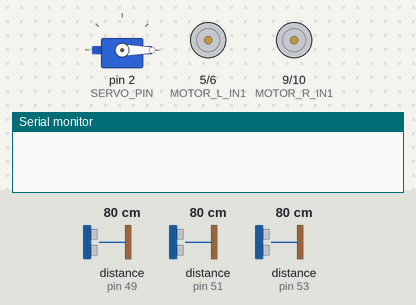
The sketch below on a simulated Arduino Uno, built with avr-gcc and run on an emulated ATmega328P. Parts: servo, motor-driver pin pairs drawn as motors (green arrow = first pin HIGH = forward, orange = second pin HIGH = backward, longer = more drive), the last lines printed to the serial monitor. Inputs (shaded band) come from the test bench; at power-on: distance to the obstacle (sensors on pin 49, pin 51, pin 53) 80 cm.

Above: at 1.1 s.
At 2.4 s:
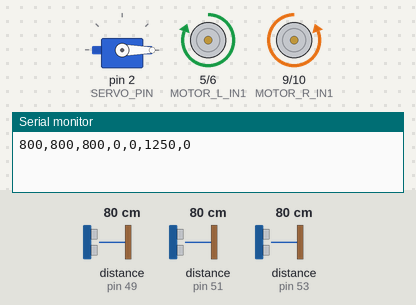
At 3.5 s:
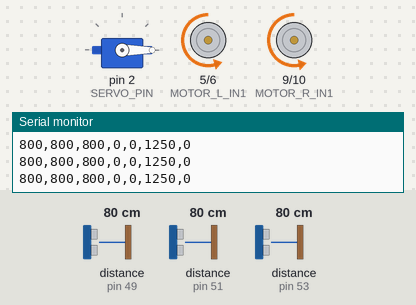
At 4.7 s:
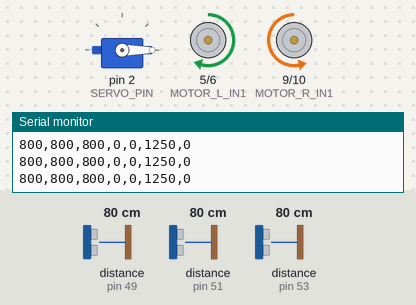
At 6.17 s:
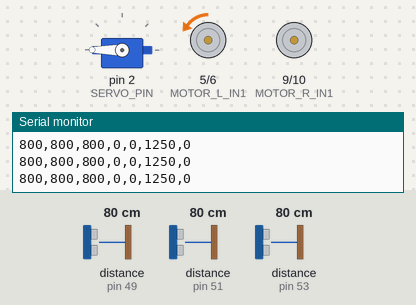
At 7.8 s:
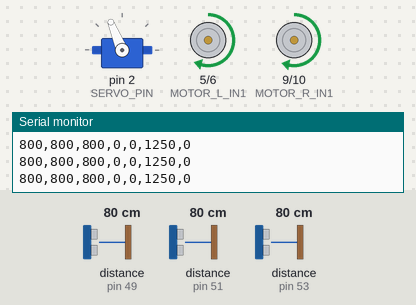
Timing chart, 0 to 9.3 s (numbered marks = the images above):
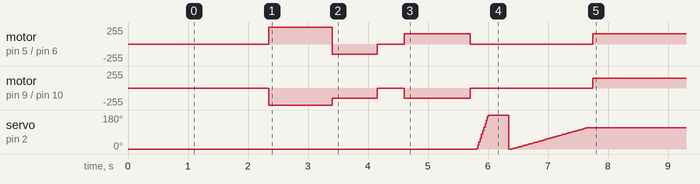

Measured:
- by itself, motor on pin 9 (MOTOR_R_IN1) / pin 10 (MOTOR_R_IN2): stopped → backward 255/255 at 2.3 s, → backward 150/255 1.1 s later, → stopped 0.75 s later, → backward 150/255 0.45 s later, … (6 changes in this stretch)
- by itself, motor on pin 5 (MOTOR_L_IN1) / pin 6 (MOTOR_L_IN2): stopped → forward 255/255 at 2.3 s, → backward 155/255 1.1 s later, → backward 5/255 0.75 s later, → forward 155/255 0.45 s later, … (6 changes in this stretch)

The sketch:

Blue.ino
```cpp
#include <VL53L0X.h>
#include <ServoTimer2.h>
#include <Wire.h>

#define DEBUG

// 停止までの時間
#define BALL_GET_TIME 1800
#define ARM_DOWN_TIME 1800
#define BALL_RELEASE_TIME 1500

// 旋回時間
#define TURN_TIME 1100 // ms

// 回転位置までの後退時間
#define BACK_TIME 750 // ms

// 後方安全距離
#define BACK_SAFTY_DISTANCE 300 // mm

// PDを無視する距離(ToFの和の閾値)
#define IGNORE_LENGTH 440 // mm

// 直進用PIDゲイン
#define KP_NUM 3
#define KP_DEN 10
#define KD_NUM 2
#define KD_DEN 20
#define KS_NUM 7
#define KS_DEN 3
#define ROAD_WIDTH 350

// 各種ピン
#define MOTOR_L_IN1 5
#define MOTOR_L_IN2 6
#define MOTOR_R_IN1 9
#define MOTOR_R_IN2 10

#define SERVO_PIN 2
#define BUTTON_PIN 4

#define TOF_BACK_XSHUT 11
#define TOF_LEFT_XSHUT 8
#define TOF_RIGHT_XSHUT 7

// アームサーボ位置
#define ARM_UP_POS 544
#define ARM_DOWN_POS 1700
#define ARM_RELEASE_POS 1900
#define ARM_MOVE_SPEED 1 // ms/puls

// TOFADDRESS
#define TOF_BACK_ADDR 0x31
#define TOF_LEFT_ADDR 0x33
#define TOF_RIGHT_ADDR 0x35

ServoTimer2 servo;
VL53L0X back_senser, left, right;

// メインルーチン用
void back();
void rightTurn();
void goToBall();
void downArm();
void getBall();
void goToSouko();
void releaseBall();

// 内部関数
void setMotorPulse(int left, int right);
void blink(int n);
void PD(int v);
void PDreset();
void PDdebug(int l, int r, int b, int e, int ediff, int w, int f);

// PD制御用グローバル変数
int l, r, b;
int f_b_diff;
int e, ePrev, w;
int f, x;
double eDiff;
unsigned int t, prevTime;

void setup()
{
  Serial.begin(115200);
  Wire.begin();
  // servo.attach(SERVO_PIN, 544, 2400);
  pinMode(TOF_BACK_XSHUT, OUTPUT);
  pinMode(TOF_LEFT_XSHUT, OUTPUT);
  pinMode(TOF_RIGHT_XSHUT, OUTPUT);

  // ToF
  //電源オフ
  digitalWrite(TOF_BACK_XSHUT, LOW);
  digitalWrite(TOF_LEFT_XSHUT, LOW);
  digitalWrite(TOF_RIGHT_XSHUT, LOW);
  delay(100);
  // アドレス変更&計測開始
  // BACK
  pinMode(TOF_BACK_XSHUT, INPUT);
  delay(50);
  while (!back_senser.init())
  {
    Serial.write("BACK INIT ERROR!");
    blink(3);
  }
  back_senser.setTimeout(500);
  back_senser.startContinuous();
  back_senser.setAddress(TOF_BACK_ADDR);
  // LEFT
  pinMode(TOF_LEFT_XSHUT, INPUT);
  delay(50);
  while (!left.init())
  {
    Serial.print("LEFT INIT ERROR!");
    blink(3);
  }

  left.setTimeout(500);
  left.startContinuous();
  left.setAddress(TOF_LEFT_ADDR);
  // RIGHT
  pinMode(TOF_RIGHT_XSHUT, INPUT);
  delay(50);
  while (!right.init())
  {
    Serial.print("RIGHT INIT ERROR!");
    blink(3);
  }
  right.setTimeout(500);
  right.startContinuous();
  right.setAddress(TOF_RIGHT_ADDR);

  blink(5);

  servo.attach(SERVO_PIN, 544, 2400);
  servo.write(544);
  delay(1000);
  servo.detach();
  // 開始ボタン
  // while (digitalRead(BUTTON_PIN))
  //   ;
  // テストブロック
}

void loop()
{
  // back();                    // 後ろに十分距離があることを確認しながら右折位置まで後退
  // rightTurn();               // 右折
  // servo.write(ARM_DOWN_POS); // アームを下す
  // goToBall();                // ボールを取る位置まで前進
  // getBall();                 // ボール取得動作
  // back();                    // 右折位置まで後退
  // rightTurn();               // 右折
  // goToSouko();               // 倉庫まで前進
  // releaseBall();             // ボール収納動作
  {
    back();
    rightTurn();
    downArm();
    goToBall();
    getBall();
    back();
    rightTurn();
    goToSouko();
    releaseBall();
  }
  // setMotorPulse(-180, -150);
}

void back()
{
  // 後ろにスペースがあることを確認

  blink(1);

  // PDを使いながら後退
  int v = -150;
  l = left.readRangeContinuousMillimeters();
  r = right.readRangeContinuousMillimeters();
  b = back_senser.readRangeContinuousMillimeters();
  PDreset();
  while (b < 250)
    PD(v);
  for (int i = 0; i < 10; i++)
    PD(v);
  blink(1);
  // 転回位置まで後退
  setMotorPulse(v, v);
  delay(BACK_TIME);
  setMotorPulse(0, 0);
}

void rightTurn()
{
  // 90度右旋回
  // 要調節
  blink(3);
  int v = 150;
  setMotorPulse(v, -v);
  delay(TURN_TIME);
  setMotorPulse(0, 0);
}

void goToBall()
{
  int v = 150; // 前進速度

  // 横壁検出まで直進
  setMotorPulse(v, v);
  do
  {
    l = left.readRangeContinuousMillimeters();
    r = right.readRangeContinuousMillimeters();
  } while (l + r > IGNORE_LENGTH);

  // 検出後PDで直進
  unsigned int startTime = millis();
  PDreset();
  while ((millis() - startTime) < ARM_DOWN_TIME)
    PD(v);
  setMotorPulse(0, 0); // 停止
  // downArm();
  //  startTime = millis();
  //  PDreset();
  //  while ((millis() - startTime) < ARM_DOWN_TIME)
  //    PD(v);
  //  setMotorPulse(0, 0); // 停止
}

void downArm()
{
  servo.attach(SERVO_PIN, 544, 2400);
  servo.write(ARM_UP_POS);
  delay(100);
  int i = servo.read();
  for (i; i < ARM_DOWN_POS; i++)
  {
    servo.write(i);
    delay(ARM_MOVE_SPEED);
  }
  delay(100);
  servo.detach();
}

void getBall()
{
  // アームを持ち上げる
  servo.attach(SERVO_PIN, 544, 2400);
  servo.write(ARM_DOWN_POS);
  delay(100);
  int i = servo.read();
  for (i; i > ARM_UP_POS; i--)
  {
    servo.write(i);
    delay(ARM_MOVE_SPEED);
  }
  delay(1000);
  servo.detach();
}

void goToSouko()
{
  int v = 150; // 前進速度

  // 横壁検出まで直進
  setMotorPulse(v, v);
  do
  {
    l = left.readRangeContinuousMillimeters();
    r = right.readRangeContinuousMillimeters();
  } while (l + r > IGNORE_LENGTH);

  // 交差点に入るまでPD
  PDreset();
  while (l + r < IGNORE_LENGTH)
    PD(v);

  // 交差点を抜け出すまで直進
  setMotorPulse(v, v);
  blink(1);
  do
  {
    l = left.readRangeContinuousMillimeters();
    r = right.readRangeContinuousMillimeters();
  } while (l + r > IGNORE_LENGTH);

  // リリース位置までPDで
  unsigned int startTime = millis();
  PDreset();
  while ((millis() - startTime) < BALL_RELEASE_TIME)
    PD(v);
  setMotorPulse(0, 0); // 停止
}

void releaseBall()
{
  blink(3);
  servo.attach(SERVO_PIN, 544, 2400);
  //アームを下す
  int i = servo.read();
  for (i; i <= ARM_RELEASE_POS; i++)
  {
    servo.write(i);
    delay(ARM_MOVE_SPEED);
  }
  //ちょっと待って
  delay(500);
  //アームを上げる
  servo.write(ARM_UP_POS);
  delay(1000);
  servo.detach();
}

void blink(int n) // LED点滅
{
  for (int i = 0; i < n; i++)
  {
    digitalWrite(LED_BUILTIN, HIGH);
    delay(50);
    digitalWrite(LED_BUILTIN, LOW);
    delay(100);
  }
}

void PDreset()
{
  ePrev = 0;
  prevTime = millis();
}

void PD(int v)
{
  t = millis();
  l = left.readRangeContinuousMillimeters();
  r = right.readRangeContinuousMillimeters();
  b = back_senser.readRangeContinuousMillimeters();
  e = r - l; // 右が離れれば正
  f = l + r - ROAD_WIDTH;
  f_b_diff = r - b;
  eDiff = (e - ePrev) * 1000.0 / (t - prevTime);
  w = (double)e * KP_NUM / KP_DEN + eDiff * KD_NUM / KD_DEN;
  x = f_b_diff * KS_NUM / KS_DEN;
  // 後ろが抜けたら
  if (b > 250)
    x = e / abs(e) * (l + r - ROAD_WIDTH) * KS_NUM / KS_DEN;
  int leftSpeed, rightSpeed;
  // wが正のとき右が遠い->左(の絶対値)を速くする
  if (v > 0)
  {
    leftSpeed = v + (w + x);
    rightSpeed = v - (w + x);
  }
  else
  {
    leftSpeed = v - (w - x);
    rightSpeed = v + (w - x);
  }
  setMotorPulse(leftSpeed, rightSpeed);
  PDdebug(l, r, b, e, (int)eDiff, w, f);
  ePrev = e;
  prevTime = t;
}

void PDdebug(int l, int r, int b, int e, int eDiff, int w, int f)
{
#ifdef DEBUG
  Serial.print(l);
  Serial.print(",");
  Serial.print(r);
  Serial.print(",");
  Serial.print(b);
  Serial.print(",");
  Serial.print(e);
  Serial.print(",");
  Serial.print(eDiff);
  Serial.print(",");
  Serial.print(f);
  Serial.print(",");
  Serial.println(w);
#endif
}

void setMotorPulse(int left, int right)
{
  if (left > 0)
  {
    left += 5;
    analogWrite(MOTOR_L_IN1, min(left, 255));
    analogWrite(MOTOR_L_IN2, 0);
  }
  else
  {
    left -= 5;
    analogWrite(MOTOR_L_IN1, 0);
    analogWrite(MOTOR_L_IN2, min(-left, 255));
  }
  if (right > 0)
  {
    analogWrite(MOTOR_R_IN1, min(right, 255));
    analogWrite(MOTOR_R_IN2, 0);
  }
  else
  {
    analogWrite(MOTOR_R_IN1, 0);
    analogWrite(MOTOR_R_IN2, min(-right, 255));
  }
}
```
